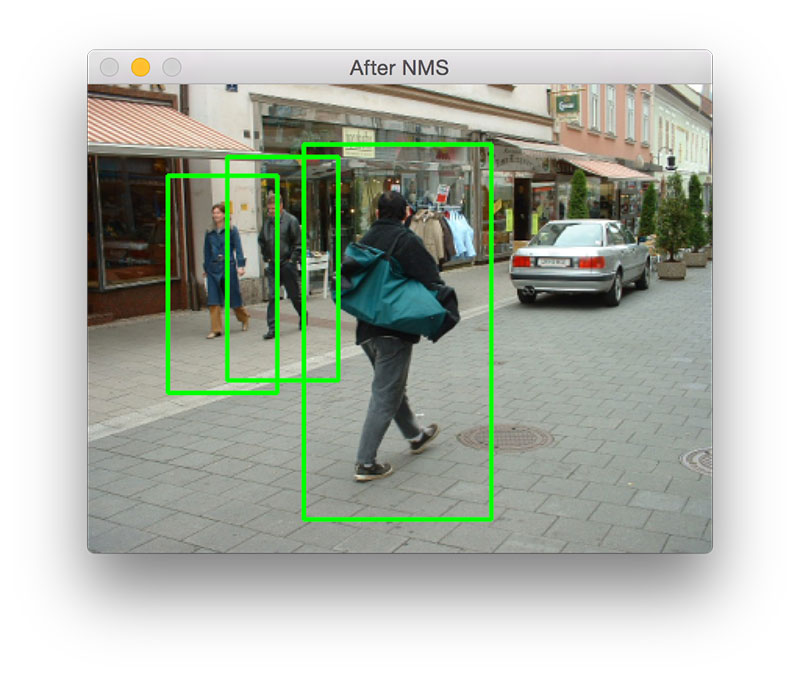
#> input picture img1.jpg, 800 x 678 px
$ python 'object detection.py'
#> lines starting #> are read from the running program, lines starting #| are printed output that depends on the picture; after the words box and inside, x2 and y2 are one past the last pixel; in counts of white or black regions, pixels touching at a corner belong together
import cv2

# Source data
img_file = "img1.jpg"

# create an openCV image
img = cv2.imread(img_file)
#> img is the input picture: shape (678, 800, 3); mean B, G, R 172.8, 182.9, 177.1

# pre trained Pedestrian classifiers
pedestrian_classifier = 'haarcascade_fullbody.xml'

# convert color image to grey image
gray_img = cv2.cvtColor(img, cv2.COLOR_BGR2GRAY)
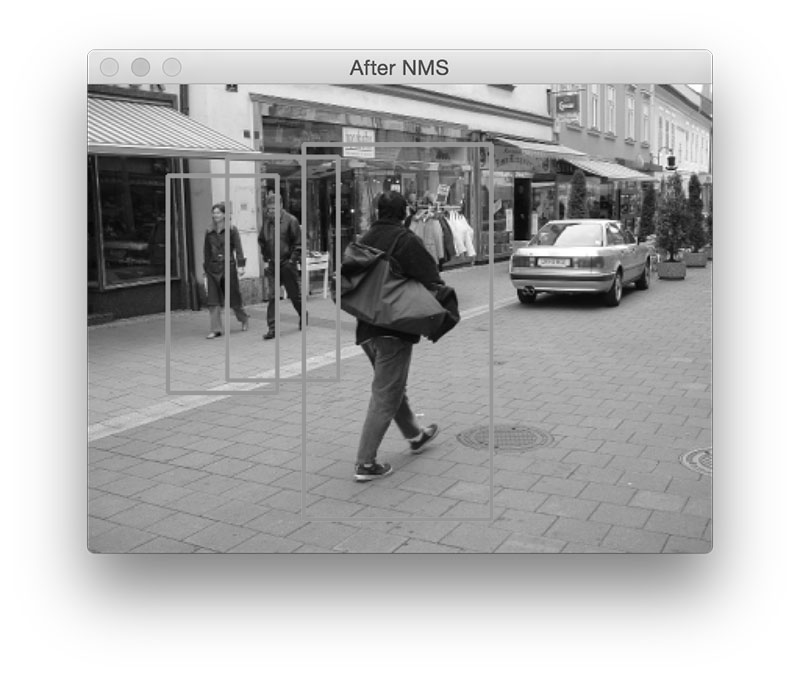
#> gray_img: shape (678, 800); min 2, max 255, mean 180

# create trackers using classifiers using OpenCV
pedestrian_tracker = cv2.CascadeClassifier(pedestrian_classifier)

# detect cars
pedestrian = pedestrian_tracker.detectMultiScale(gray_img)
#> pedestrian = [[282, 108, 198, 395]]

# display the coordinates of different humans - multi dimensional array
print(pedestrian)
#| [[282 108 198 395]]

# draw rectangle around the pedestrian
for (x, y, w, h) in pedestrian:
    cv2.rectangle(img, (x, y), (x+w, y+h), (0, 0, 255), 2)
    cv2.putText(img, 'Human', (x, y - 10), cv2.FONT_HERSHEY_SIMPLEX, 0.7, (0, 0, 255), 2)
#> this loop made 1 pass
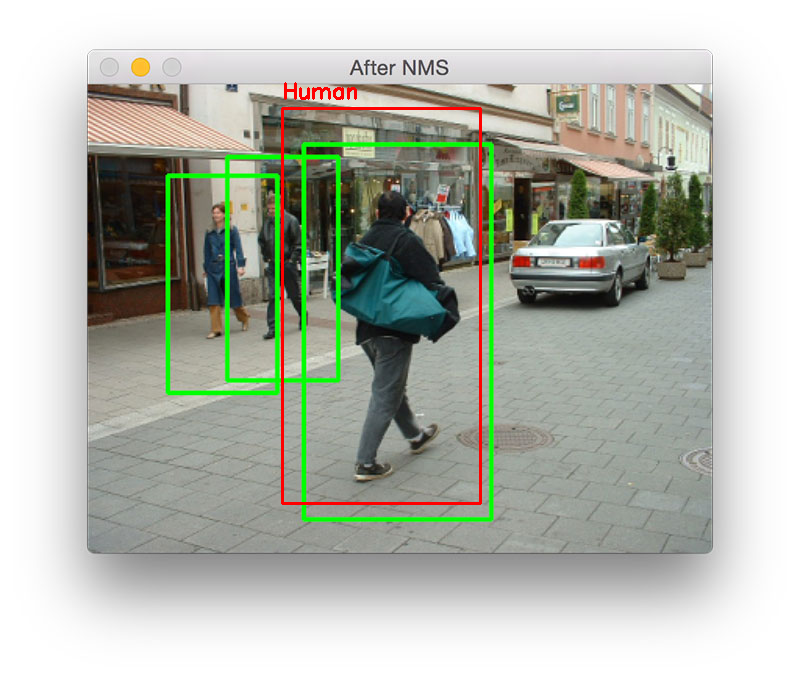
#> img: shape (678, 800, 3); 0.75% of pixels changed, all inside (x1, y1, x2, y2) = (281, 82, 482, 505)

# Finally display the image with the markings
cv2.imshow('my detection', img)

# wait for the keystroke to exit
cv2.waitKey()


print("I'm done")

$ run again, with car,human.png saved as img1.jpg
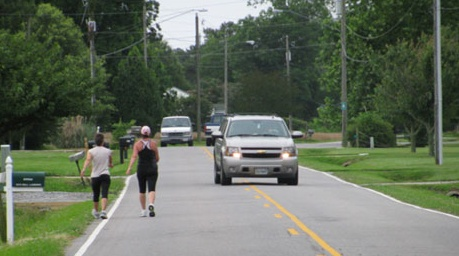
#> input picture car,human.png, 459 x 256 px
#> img is the input picture: shape (256, 459, 3); mean B, G, R 94.1, 110.4, 101
#> `gray_img = cv2.cvtColor(img, cv2.COLOR_BGR2GRAY)`:
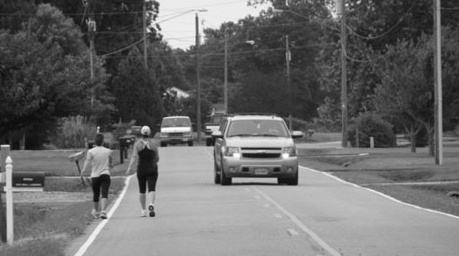
#> gray_img: shape (256, 459); min 7, max 254, mean 105.7
#> pedestrian = [[122, 125, 47, 94]]
#| [[122 125  47  94]]
#> the loop `for (x, y, w, h) in pedestrian:` made 1 pass
#> after the loop `for (x, y, w, h) in pedestrian:`:
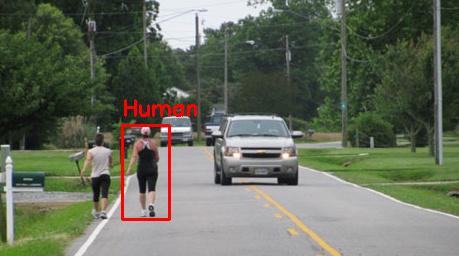
#> img: shape (256, 459, 3); 1.16% of pixels changed, all inside (x1, y1, x2, y2) = (121, 99, 197, 221)
